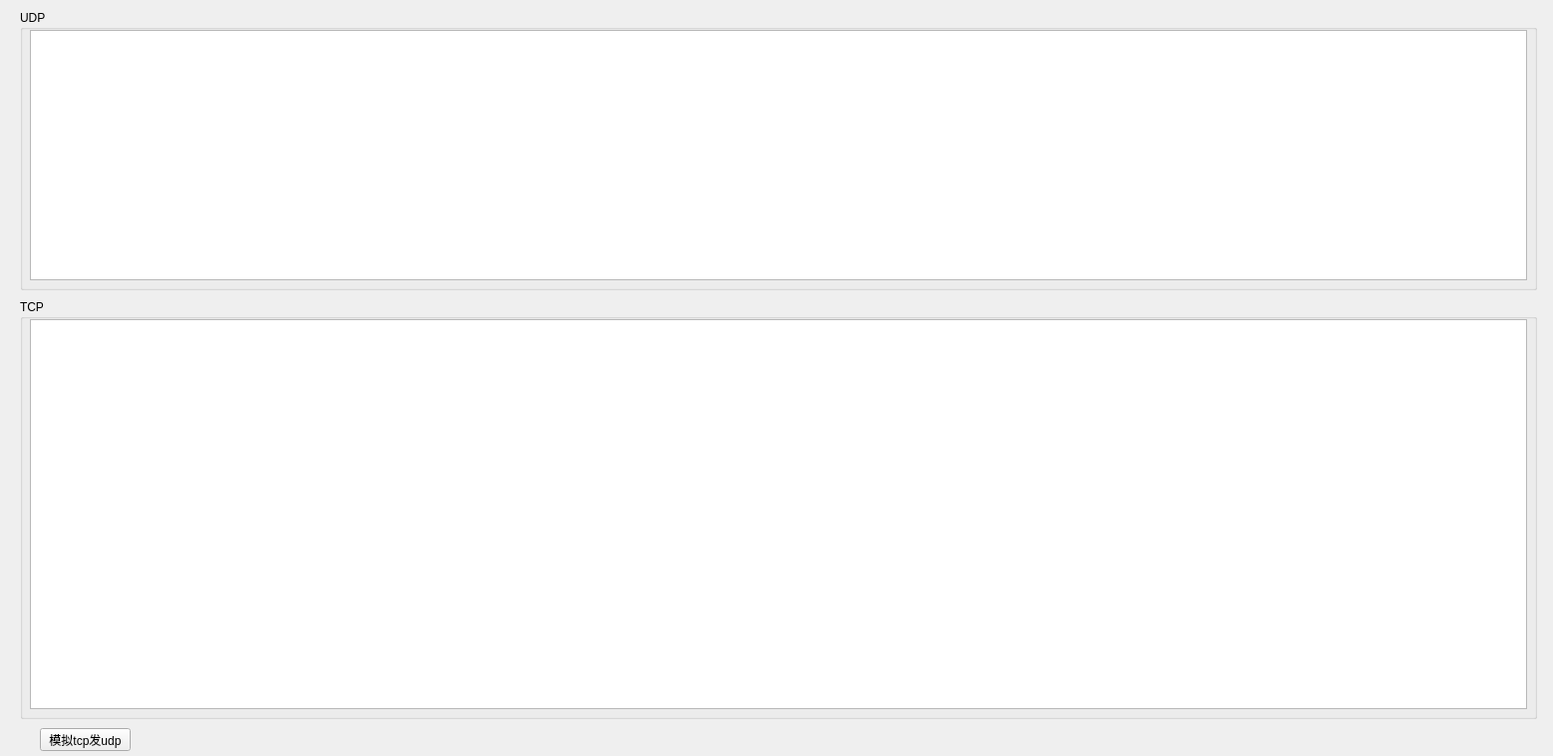
<?xml version="1.0" encoding="UTF-8"?>
<ui version="4.0">
 <class>LogForm</class>
 <widget class="QWidget" name="LogForm">
  <property name="geometry">
   <rect>
    <x>0</x>
    <y>0</y>
    <width>1557</width>
    <height>758</height>
   </rect>
  </property>
  <property name="windowTitle">
   <string>Form</string>
  </property>
  <widget class="QGroupBox" name="groupBox">
   <property name="geometry">
    <rect>
     <x>20</x>
     <y>10</y>
     <width>1521</width>
     <height>281</height>
    </rect>
   </property>
   <property name="title">
    <string>UDP</string>
   </property>
   <widget class="QPlainTextEdit" name="plainTextEdit">
    <property name="geometry">
     <rect>
      <x>10</x>
      <y>20</y>
      <width>1501</width>
      <height>251</height>
     </rect>
    </property>
   </widget>
  </widget>
  <widget class="QGroupBox" name="groupBox_2">
   <property name="geometry">
    <rect>
     <x>20</x>
     <y>300</y>
     <width>1521</width>
     <height>421</height>
    </rect>
   </property>
   <property name="title">
    <string>TCP</string>
   </property>
   <widget class="QPlainTextEdit" name="plainTextEdit_2">
    <property name="geometry">
     <rect>
      <x>10</x>
      <y>20</y>
      <width>1501</width>
      <height>391</height>
     </rect>
    </property>
   </widget>
  </widget>
  <widget class="QPushButton" name="pushButton">
   <property name="geometry">
    <rect>
     <x>40</x>
     <y>730</y>
     <width>91</width>
     <height>23</height>
    </rect>
   </property>
   <property name="text">
    <string>模拟tcp发udp</string>
   </property>
  </widget>
 </widget>
 <resources/>
 <connections/>
</ui>
